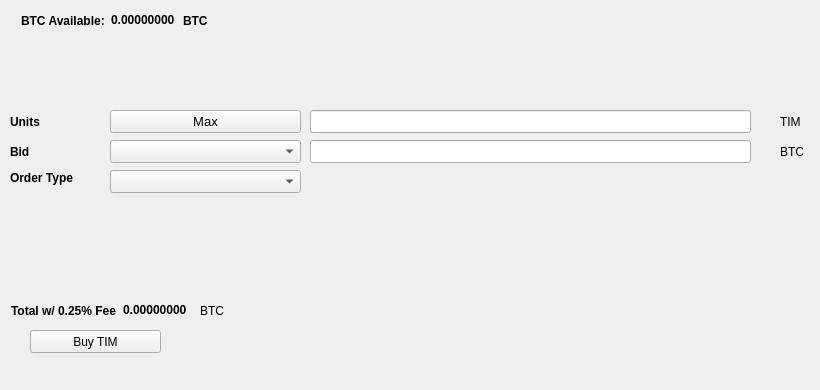
   <widget class="QWidget" name="BuyTab">
    <attribute name="title">
     <string>Buy</string>
    </attribute>
    <widget class="QPushButton" name="BuyTIM">
     <property name="geometry">
      <rect>
       <x>30</x>
       <y>330</y>
       <width>131</width>
       <height>23</height>
      </rect>
     </property>
     <property name="text">
      <string>Buy TIM</string>
     </property>
     <property name="icon">
      <iconset resource="../timcoin.qrc">
       <normaloff>:/icons/bitcoin</normaloff>:/icons/bitcoin</iconset>
     </property>
    </widget>
    <widget class="QLabel" name="label_3">
     <property name="geometry">
      <rect>
       <x>10</x>
       <y>110</y>
       <width>46</width>
       <height>23</height>
      </rect>
     </property>
     <property name="font">
      <font>
       <weight>75</weight>
       <bold>true</bold>
      </font>
     </property>
     <property name="text">
      <string>Units</string>
     </property>
    </widget>
    <widget class="QLineEdit" name="UnitsInput">
     <property name="geometry">
      <rect>
       <x>310</x>
       <y>110</y>
       <width>441</width>
       <height>23</height>
      </rect>
     </property>
     <property name="font">
      <font>
       <pointsize>9</pointsize>
       <weight>75</weight>
       <bold>true</bold>
      </font>
     </property>
    </widget>
    <widget class="QLineEdit" name="BuyBidPriceEdit">
     <property name="geometry">
      <rect>
       <x>310</x>
       <y>140</y>
       <width>441</width>
       <height>23</height>
      </rect>
     </property>
     <property name="font">
      <font>
       <pointsize>9</pointsize>
       <weight>75</weight>
       <bold>true</bold>
      </font>
     </property>
    </widget>
    <widget class="QLabel" name="label_4">
     <property name="geometry">
      <rect>
       <x>780</x>
       <y>110</y>
       <width>31</width>
       <height>23</height>
      </rect>
     </property>
     <property name="text">
      <string>TIM</string>
     </property>
    </widget>
    <widget class="QLabel" name="label_5">
     <property name="geometry">
      <rect>
       <x>780</x>
       <y>140</y>
       <width>31</width>
       <height>23</height>
      </rect>
     </property>
     <property name="text">
      <string>BTC</string>
     </property>
    </widget>
    <widget class="QLabel" name="label_6">
     <property name="geometry">
      <rect>
       <x>10</x>
       <y>140</y>
       <width>46</width>
       <height>23</height>
      </rect>
     </property>
     <property name="font">
      <font>
       <weight>75</weight>
       <bold>true</bold>
      </font>
     </property>
     <property name="text">
      <string>Bid</string>
     </property>
    </widget>
    <widget class="QLabel" name="label_7">
     <property name="geometry">
      <rect>
       <x>10</x>
       <y>170</y>
       <width>91</width>
       <height>16</height>
      </rect>
     </property>
     <property name="font">
      <font>
       <weight>75</weight>
       <bold>true</bold>
      </font>
     </property>
     <property name="text">
      <string>Order Type</string>
     </property>
    </widget>
    <widget class="QPushButton" name="Buy_Max_Amount">
     <property name="geometry">
      <rect>
       <x>110</x>
       <y>110</y>
       <width>191</width>
       <height>23</height>
      </rect>
     </property>
     <property name="font">
      <font>
       <pointsize>10</pointsize>
      </font>
     </property>
     <property name="text">
      <string>Max</string>
     </property>
    </widget>
    <widget class="QComboBox" name="BuyBidcomboBox">
     <property name="geometry">
      <rect>
       <x>110</x>
       <y>140</y>
       <width>191</width>
       <height>23</height>
      </rect>
     </property>
     <property name="font">
      <font>
       <pointsize>10</pointsize>
      </font>
     </property>
    </widget>
    <widget class="QComboBox" name="buyOrdertypeCombo">
     <property name="geometry">
      <rect>
       <x>110</x>
       <y>170</y>
       <width>191</width>
       <height>23</height>
      </rect>
     </property>
     <property name="font">
      <font>
       <pointsize>10</pointsize>
      </font>
     </property>
    </widget>
    <widget class="QWidget" name="layoutWidget1">
     <property name="geometry">
      <rect>
       <x>21</x>
       <y>11</y>
       <width>227</width>
       <height>19</height>
      </rect>
     </property>
     <layout class="QHBoxLayout" name="horizontalLayout_3">
      <item>
       <widget class="QLabel" name="label232">
        <property name="font">
         <font>
          <weight>75</weight>
          <bold>true</bold>
         </font>
        </property>
        <property name="text">
         <string>BTC Available:</string>
        </property>
       </widget>
      </item>
      <item>
       <widget class="QLabel" name="BtcAvailableLbl">
        <property name="palette">
         <palette>
          <active>
           <colorrole role="WindowText">
            <brush brushstyle="SolidPattern">
             <color alpha="255">
              <red>0</red>
              <green>0</green>
              <blue>0</blue>
             </color>
            </brush>
           </colorrole>
           <colorrole role="Button">
            <brush brushstyle="SolidPattern">
             <color alpha="255">
              <red>0</red>
              <green>170</green>
              <blue>0</blue>
             </color>
            </brush>
           </colorrole>
           <colorrole role="Light">
            <brush brushstyle="SolidPattern">
             <color alpha="255">
              <red>0</red>
              <green>255</green>
              <blue>0</blue>
             </color>
            </brush>
           </colorrole>
           <colorrole role="Midlight">
            <brush brushstyle="SolidPattern">
             <color alpha="255">
              <red>0</red>
              <green>212</green>
              <blue>0</blue>
             </color>
            </brush>
           </colorrole>
           <colorrole role="Dark">
            <brush brushstyle="SolidPattern">
             <color alpha="255">
              <red>0</red>
              <green>85</green>
              <blue>0</blue>
             </color>
            </brush>
           </colorrole>
           <colorrole role="Mid">
            <brush brushstyle="SolidPattern">
             <color alpha="255">
              <red>0</red>
              <green>113</green>
              <blue>0</blue>
             </color>
            </brush>
           </colorrole>
           <colorrole role="Text">
            <brush brushstyle="SolidPattern">
             <color alpha="255">
              <red>0</red>
              <green>170</green>
              <blue>0</blue>
             </color>
            </brush>
           </colorrole>
           <colorrole role="BrightText">
            <brush brushstyle="SolidPattern">
             <color alpha="255">
              <red>255</red>
              <green>255</green>
              <blue>255</blue>
             </color>
            </brush>
           </colorrole>
           <colorrole role="ButtonText">
            <brush brushstyle="SolidPattern">
             <color alpha="255">
              <red>0</red>
              <green>0</green>
              <blue>0</blue>
             </color>
            </brush>
           </colorrole>
           <colorrole role="Base">
            <brush brushstyle="SolidPattern">
             <color alpha="255">
              <red>255</red>
              <green>255</green>
              <blue>255</blue>
             </color>
            </brush>
           </colorrole>
           <colorrole role="Window">
            <brush brushstyle="SolidPattern">
             <color alpha="255">
              <red>0</red>
              <green>170</green>
              <blue>0</blue>
             </color>
            </brush>
           </colorrole>
           <colorrole role="Shadow">
            <brush brushstyle="SolidPattern">
             <color alpha="255">
              <red>0</red>
              <green>0</green>
              <blue>0</blue>
             </color>
            </brush>
           </colorrole>
           <colorrole role="AlternateBase">
            <brush brushstyle="SolidPattern">
             <color alpha="255">
              <red>127</red>
              <green>212</green>
              <blue>127</blue>
             </color>
            </brush>
           </colorrole>
           <colorrole role="ToolTipBase">
            <brush brushstyle="SolidPattern">
             <color alpha="255">
              <red>255</red>
              <green>255</green>
              <blue>220</blue>
             </color>
            </brush>
           </colorrole>
           <colorrole role="ToolTipText">
            <brush brushstyle="SolidPattern">
             <color alpha="255">
              <red>0</red>
              <green>0</green>
              <blue>0</blue>
             </color>
            </brush>
           </colorrole>
          </active>
          <inactive>
           <colorrole role="WindowText">
            <brush brushstyle="SolidPattern">
             <color alpha="255">
              <red>0</red>
              <green>0</green>
              <blue>0</blue>
             </color>
            </brush>
           </colorrole>
           <colorrole role="Button">
            <brush brushstyle="SolidPattern">
             <color alpha="255">
              <red>0</red>
              <green>170</green>
              <blue>0</blue>
             </color>
            </brush>
           </colorrole>
           <colorrole role="Light">
            <brush brushstyle="SolidPattern">
             <color alpha="255">
              <red>0</red>
              <green>255</green>
              <blue>0</blue>
             </color>
            </brush>
           </colorrole>
           <colorrole role="Midlight">
            <brush brushstyle="SolidPattern">
             <color alpha="255">
              <red>0</red>
              <green>212</green>
              <blue>0</blue>
             </color>
            </brush>
           </colorrole>
           <colorrole role="Dark">
            <brush brushstyle="SolidPattern">
             <color alpha="255">
              <red>0</red>
              <green>85</green>
              <blue>0</blue>
             </color>
            </brush>
           </colorrole>
           <colorrole role="Mid">
            <brush brushstyle="SolidPattern">
             <color alpha="255">
              <red>0</red>
              <green>113</green>
              <blue>0</blue>
             </color>
            </brush>
           </colorrole>
           <colorrole role="Text">
            <brush brushstyle="SolidPattern">
             <color alpha="255">
              <red>0</red>
              <green>170</green>
              <blue>0</blue>
             </color>
            </brush>
           </colorrole>
           <colorrole role="BrightText">
            <brush brushstyle="SolidPattern">
             <color alpha="255">
              <red>255</red>
              <green>255</green>
              <blue>255</blue>
             </color>
            </brush>
           </colorrole>
           <colorrole role="ButtonText">
            <brush brushstyle="SolidPattern">
             <color alpha="255">
              <red>0</red>
              <green>0</green>
              <blue>0</blue>
             </color>
            </brush>
           </colorrole>
           <colorrole role="Base">
            <brush brushstyle="SolidPattern">
             <color alpha="255">
              <red>255</red>
              <green>255</green>
              <blue>255</blue>
             </color>
            </brush>
           </colorrole>
           <colorrole role="Window">
            <brush brushstyle="SolidPattern">
             <color alpha="255">
              <red>0</red>
              <green>170</green>
              <blue>0</blue>
             </color>
            </brush>
           </colorrole>
           <colorrole role="Shadow">
            <brush brushstyle="SolidPattern">
             <color alpha="255">
              <red>0</red>
              <green>0</green>
              <blue>0</blue>
             </color>
            </brush>
           </colorrole>
           <colorrole role="AlternateBase">
            <brush brushstyle="SolidPattern">
             <color alpha="255">
              <red>127</red>
              <green>212</green>
              <blue>127</blue>
             </color>
            </brush>
           </colorrole>
           <colorrole role="ToolTipBase">
            <brush brushstyle="SolidPattern">
             <color alpha="255">
              <red>255</red>
              <green>255</green>
              <blue>220</blue>
             </color>
            </brush>
           </colorrole>
           <colorrole role="ToolTipText">
            <brush brushstyle="SolidPattern">
             <color alpha="255">
              <red>0</red>
              <green>0</green>
              <blue>0</blue>
             </color>
            </brush>
           </colorrole>
          </inactive>
          <disabled>
           <colorrole role="WindowText">
            <brush brushstyle="SolidPattern">
             <color alpha="255">
              <red>0</red>
              <green>85</green>
              <blue>0</blue>
             </color>
            </brush>
           </colorrole>
           <colorrole role="Button">
            <brush brushstyle="SolidPattern">
             <color alpha="255">
              <red>0</red>
              <green>170</green>
              <blue>0</blue>
             </color>
            </brush>
           </colorrole>
           <colorrole role="Light">
            <brush brushstyle="SolidPattern">
             <color alpha="255">
              <red>0</red>
              <green>255</green>
              <blue>0</blue>
             </color>
            </brush>
           </colorrole>
           <colorrole role="Midlight">
            <brush brushstyle="SolidPattern">
             <color alpha="255">
              <red>0</red>
              <green>212</green>
              <blue>0</blue>
             </color>
            </brush>
           </colorrole>
           <colorrole role="Dark">
            <brush brushstyle="SolidPattern">
             <color alpha="255">
              <red>0</red>
              <green>85</green>
              <blue>0</blue>
             </color>
            </brush>
           </colorrole>
           <colorrole role="Mid">
            <brush brushstyle="SolidPattern">
             <color alpha="255">
              <red>0</red>
              <green>113</green>
              <blue>0</blue>
             </color>
            </brush>
           </colorrole>
           <colorrole role="Text">
            <brush brushstyle="SolidPattern">
             <color alpha="255">
              <red>0</red>
              <green>85</green>
              <blue>0</blue>
             </color>
            </brush>
           </colorrole>
           <colorrole role="BrightText">
            <brush brushstyle="SolidPattern">
             <color alpha="255">
              <red>255</red>
              <green>255</green>
              <blue>255</blue>
             </color>
            </brush>
           </colorrole>
           <colorrole role="ButtonText">
            <brush brushstyle="SolidPattern">
             <color alpha="255">
              <red>0</red>
              <green>85</green>
              <blue>0</blue>
             </color>
            </brush>
           </colorrole>
           <colorrole role="Base">
            <brush brushstyle="SolidPattern">
             <color alpha="255">
              <red>0</red>
              <green>170</green>
              <blue>0</blue>
             </color>
            </brush>
           </colorrole>
           <colorrole role="Window">
            <brush brushstyle="SolidPattern">
             <color alpha="255">
              <red>0</red>
              <green>170</green>
              <blue>0</blue>
             </color>
            </brush>
           </colorrole>
           <colorrole role="Shadow">
            <brush brushstyle="SolidPattern">
             <color alpha="255">
              <red>0</red>
              <green>0</green>
              <blue>0</blue>
             </color>
            </brush>
           </colorrole>
           <colorrole role="AlternateBase">
            <brush brushstyle="SolidPattern">
             <color alpha="255">
              <red>0</red>
              <green>170</green>
              <blue>0</blue>
             </color>
            </brush>
           </colorrole>
           <colorrole role="ToolTipBase">
            <brush brushstyle="SolidPattern">
             <color alpha="255">
              <red>255</red>
              <green>255</green>
              <blue>220</blue>
             </color>
            </brush>
           </colorrole>
           <colorrole role="ToolTipText">
            <brush brushstyle="SolidPattern">
             <color alpha="255">
              <red>0</red>
              <green>0</green>
              <blue>0</blue>
             </color>
            </brush>
           </colorrole>
          </disabled>
         </palette>
        </property>
        <property name="font">
         <font>
          <weight>75</weight>
          <bold>true</bold>
         </font>
        </property>
        <property name="text">
         <string>0.00000000</string>
        </property>
        <property name="textInteractionFlags">
         <set>Qt::LinksAccessibleByMouse|Qt::TextSelectableByKeyboard|Qt::TextSelectableByMouse</set>
        </property>
       </widget>
      </item>
      <item>
       <widget class="QLabel" name="BtcAvailableLbl_2">
        <property name="font">
         <font>
          <weight>75</weight>
          <bold>true</bold>
         </font>
        </property>
        <property name="text">
         <string>BTC</string>
        </property>
       </widget>
      </item>
     </layout>
    </widget>
    <widget class="QWidget" name="layoutWidge2">
     <property name="geometry">
      <rect>
       <x>11</x>
       <y>301</y>
       <width>259</width>
       <height>19</height>
      </rect>
     </property>
     <layout class="QHBoxLayout" name="horizontalLayout_4">
      <item>
       <widget class="QLabel" name="label_9">
        <property name="font">
         <font>
          <weight>75</weight>
          <bold>true</bold>
         </font>
        </property>
        <property name="text">
         <string>Total w/ 0.25% Fee</string>
        </property>
       </widget>
      </item>
      <item>
       <widget class="QLabel" name="BuyCostLabel">
        <property name="palette">
         <palette>
          <active>
           <colorrole role="WindowText">
            <brush brushstyle="SolidPattern">
             <color alpha="255">
              <red>0</red>
              <green>0</green>
              <blue>0</blue>
             </color>
            </brush>
           </colorrole>
           <colorrole role="Button">
            <brush brushstyle="SolidPattern">
             <color alpha="255">
              <red>0</red>
              <green>170</green>
              <blue>0</blue>
             </color>
            </brush>
           </colorrole>
           <colorrole role="Light">
            <brush brushstyle="SolidPattern">
             <color alpha="255">
              <red>0</red>
              <green>255</green>
              <blue>0</blue>
             </color>
            </brush>
           </colorrole>
           <colorrole role="Midlight">
            <brush brushstyle="SolidPattern">
             <color alpha="255">
              <red>0</red>
              <green>212</green>
              <blue>0</blue>
             </color>
            </brush>
           </colorrole>
           <colorrole role="Dark">
            <brush brushstyle="SolidPattern">
             <color alpha="255">
              <red>0</red>
              <green>85</green>
              <blue>0</blue>
             </color>
            </brush>
           </colorrole>
           <colorrole role="Mid">
            <brush brushstyle="SolidPattern">
             <color alpha="255">
              <red>0</red>
              <green>113</green>
              <blue>0</blue>
             </color>
            </brush>
           </colorrole>
           <colorrole role="Text">
            <brush brushstyle="SolidPattern">
             <color alpha="255">
              <red>0</red>
              <green>170</green>
              <blue>0</blue>
             </color>
            </brush>
           </colorrole>
           <colorrole role="BrightText">
            <brush brushstyle="SolidPattern">
             <color alpha="255">
              <red>255</red>
              <green>255</green>
              <blue>255</blue>
             </color>
            </brush>
           </colorrole>
           <colorrole role="ButtonText">
            <brush brushstyle="SolidPattern">
             <color alpha="255">
              <red>0</red>
              <green>0</green>
              <blue>0</blue>
             </color>
            </brush>
           </colorrole>
           <colorrole role="Base">
            <brush brushstyle="SolidPattern">
             <color alpha="255">
              <red>255</red>
              <green>255</green>
              <blue>255</blue>
             </color>
            </brush>
           </colorrole>
           <colorrole role="Window">
            <brush brushstyle="SolidPattern">
             <color alpha="255">
              <red>0</red>
              <green>170</green>
              <blue>0</blue>
             </color>
            </brush>
           </colorrole>
           <colorrole role="Shadow">
            <brush brushstyle="SolidPattern">
             <color alpha="255">
              <red>0</red>
              <green>0</green>
              <blue>0</blue>
             </color>
            </brush>
           </colorrole>
           <colorrole role="AlternateBase">
            <brush brushstyle="SolidPattern">
             <color alpha="255">
              <red>127</red>
              <green>212</green>
              <blue>127</blue>
             </color>
            </brush>
           </colorrole>
           <colorrole role="ToolTipBase">
            <brush brushstyle="SolidPattern">
             <color alpha="255">
              <red>255</red>
              <green>255</green>
              <blue>220</blue>
             </color>
            </brush>
           </colorrole>
           <colorrole role="ToolTipText">
            <brush brushstyle="SolidPattern">
             <color alpha="255">
              <red>0</red>
              <green>0</green>
              <blue>0</blue>
             </color>
            </brush>
           </colorrole>
          </active>
          <inactive>
           <colorrole role="WindowText">
            <brush brushstyle="SolidPattern">
             <color alpha="255">
              <red>0</red>
              <green>0</green>
              <blue>0</blue>
             </color>
            </brush>
           </colorrole>
           <colorrole role="Button">
            <brush brushstyle="SolidPattern">
             <color alpha="255">
              <red>0</red>
              <green>170</green>
              <blue>0</blue>
             </color>
            </brush>
           </colorrole>
           <colorrole role="Light">
            <brush brushstyle="SolidPattern">
             <color alpha="255">
              <red>0</red>
              <green>255</green>
              <blue>0</blue>
             </color>
            </brush>
           </colorrole>
           <colorrole role="Midlight">
            <brush brushstyle="SolidPattern">
             <color alpha="255">
              <red>0</red>
              <green>212</green>
              <blue>0</blue>
             </color>
            </brush>
           </colorrole>
           <colorrole role="Dark">
            <brush brushstyle="SolidPattern">
             <color alpha="255">
              <red>0</red>
              <green>85</green>
              <blue>0</blue>
             </color>
            </brush>
           </colorrole>
           <colorrole role="Mid">
            <brush brushstyle="SolidPattern">
             <color alpha="255">
              <red>0</red>
              <green>113</green>
              <blue>0</blue>
             </color>
            </brush>
           </colorrole>
           <colorrole role="Text">
            <brush brushstyle="SolidPattern">
             <color alpha="255">
              <red>0</red>
              <green>170</green>
              <blue>0</blue>
             </color>
            </brush>
           </colorrole>
           <colorrole role="BrightText">
            <brush brushstyle="SolidPattern">
             <color alpha="255">
              <red>255</red>
              <green>255</green>
              <blue>255</blue>
             </color>
            </brush>
           </colorrole>
           <colorrole role="ButtonText">
            <brush brushstyle="SolidPattern">
             <color alpha="255">
              <red>0</red>
              <green>0</green>
              <blue>0</blue>
             </color>
            </brush>
           </colorrole>
           <colorrole role="Base">
            <brush brushstyle="SolidPattern">
             <color alpha="255">
              <red>255</red>
              <green>255</green>
              <blue>255</blue>
             </color>
            </brush>
           </colorrole>
           <colorrole role="Window">
            <brush brushstyle="SolidPattern">
             <color alpha="255">
              <red>0</red>
              <green>170</green>
              <blue>0</blue>
             </color>
            </brush>
           </colorrole>
           <colorrole role="Shadow">
            <brush brushstyle="SolidPattern">
             <color alpha="255">
              <red>0</red>
              <green>0</green>
              <blue>0</blue>
             </color>
            </brush>
           </colorrole>
           <colorrole role="AlternateBase">
            <brush brushstyle="SolidPattern">
             <color alpha="255">
              <red>127</red>
              <green>212</green>
              <blue>127</blue>
             </color>
            </brush>
           </colorrole>
           <colorrole role="ToolTipBase">
            <brush brushstyle="SolidPattern">
             <color alpha="255">
              <red>255</red>
              <green>255</green>
              <blue>220</blue>
             </color>
            </brush>
           </colorrole>
           <colorrole role="ToolTipText">
            <brush brushstyle="SolidPattern">
             <color alpha="255">
              <red>0</red>
              <green>0</green>
              <blue>0</blue>
             </color>
            </brush>
           </colorrole>
          </inactive>
          <disabled>
           <colorrole role="WindowText">
            <brush brushstyle="SolidPattern">
             <color alpha="255">
              <red>0</red>
              <green>85</green>
              <blue>0</blue>
             </color>
            </brush>
           </colorrole>
           <colorrole role="Button">
            <brush brushstyle="SolidPattern">
             <color alpha="255">
              <red>0</red>
              <green>170</green>
              <blue>0</blue>
             </color>
            </brush>
           </colorrole>
           <colorrole role="Light">
            <brush brushstyle="SolidPattern">
             <color alpha="255">
              <red>0</red>
              <green>255</green>
              <blue>0</blue>
             </color>
            </brush>
           </colorrole>
           <colorrole role="Midlight">
            <brush brushstyle="SolidPattern">
             <color alpha="255">
              <red>0</red>
              <green>212</green>
              <blue>0</blue>
             </color>
            </brush>
           </colorrole>
           <colorrole role="Dark">
            <brush brushstyle="SolidPattern">
             <color alpha="255">
              <red>0</red>
              <green>85</green>
              <blue>0</blue>
             </color>
            </brush>
           </colorrole>
           <colorrole role="Mid">
            <brush brushstyle="SolidPattern">
             <color alpha="255">
              <red>0</red>
              <green>113</green>
              <blue>0</blue>
             </color>
            </brush>
           </colorrole>
           <colorrole role="Text">
            <brush brushstyle="SolidPattern">
             <color alpha="255">
              <red>0</red>
              <green>85</green>
              <blue>0</blue>
             </color>
            </brush>
           </colorrole>
           <colorrole role="BrightText">
            <brush brushstyle="SolidPattern">
             <color alpha="255">
              <red>255</red>
              <green>255</green>
              <blue>255</blue>
             </color>
            </brush>
           </colorrole>
           <colorrole role="ButtonText">
            <brush brushstyle="SolidPattern">
             <color alpha="255">
              <red>0</red>
              <green>85</green>
              <blue>0</blue>
             </color>
            </brush>
           </colorrole>
           <colorrole role="Base">
            <brush brushstyle="SolidPattern">
             <color alpha="255">
              <red>0</red>
              <green>170</green>
              <blue>0</blue>
             </color>
            </brush>
           </colorrole>
           <colorrole role="Window">
            <brush brushstyle="SolidPattern">
             <color alpha="255">
              <red>0</red>
              <green>170</green>
              <blue>0</blue>
             </color>
            </brush>
           </colorrole>
           <colorrole role="Shadow">
            <brush brushstyle="SolidPattern">
             <color alpha="255">
              <red>0</red>
              <green>0</green>
              <blue>0</blue>
             </color>
            </brush>
           </colorrole>
           <colorrole role="AlternateBase">
            <brush brushstyle="SolidPattern">
             <color alpha="255">
              <red>0</red>
              <green>170</green>
              <blue>0</blue>
             </color>
            </brush>
           </colorrole>
           <colorrole role="ToolTipBase">
            <brush brushstyle="SolidPattern">
             <color alpha="255">
              <red>255</red>
              <green>255</green>
              <blue>220</blue>
             </color>
            </brush>
           </colorrole>
           <colorrole role="ToolTipText">
            <brush brushstyle="SolidPattern">
             <color alpha="255">
              <red>0</red>
              <green>0</green>
              <blue>0</blue>
             </color>
            </brush>
           </colorrole>
          </disabled>
         </palette>
        </property>
        <property name="font">
         <font>
          <weight>75</weight>
          <bold>true</bold>
         </font>
        </property>
        <property name="autoFillBackground">
         <bool>false</bool>
        </property>
        <property name="text">
         <string>0.00000000</string>
        </property>
        <property name="textInteractionFlags">
         <set>Qt::LinksAccessibleByMouse|Qt::TextSelectableByMouse</set>
        </property>
       </widget>
      </item>
      <item>
       <widget class="QLabel" name="label_10">
        <property name="font">
         <font>
          <weight>50</weight>
          <bold>false</bold>
         </font>
        </property>
        <property name="text">
         <string>BTC</string>
        </property>
       </widget>
      </item>
     </layout>
    </widget>
    <widget class="QLabel" name="label_24">
     <property name="geometry">
      <rect>
       <x>460</x>
       <y>300</y>
       <width>281</width>
       <height>81</height>
      </rect>
     </property>
     <property name="text">
      <string/>
     </property>
     <property name="pixmap">
      <pixmap>:/images/bittrex</pixmap>
     </property>
    </widget>
   </widget>
